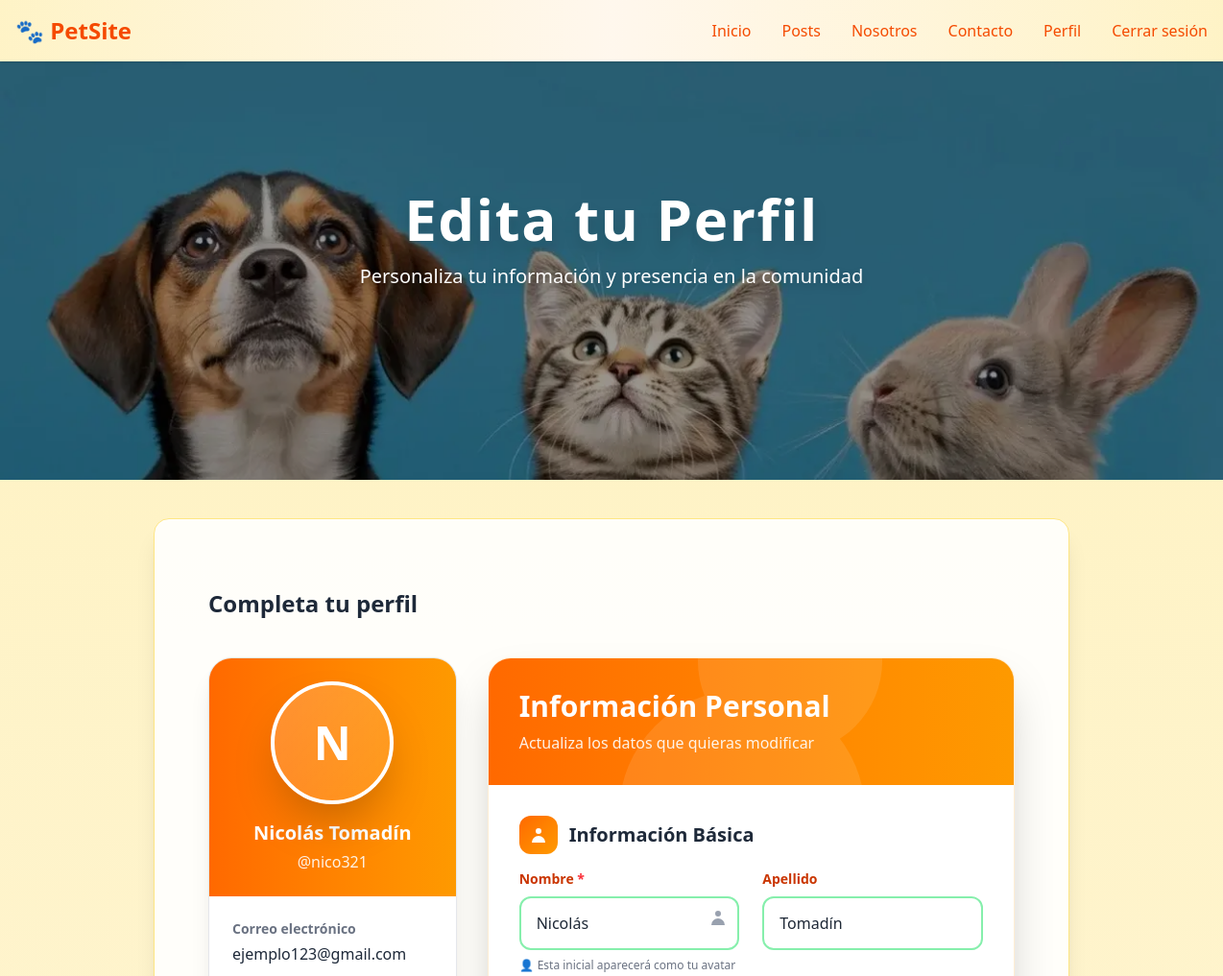
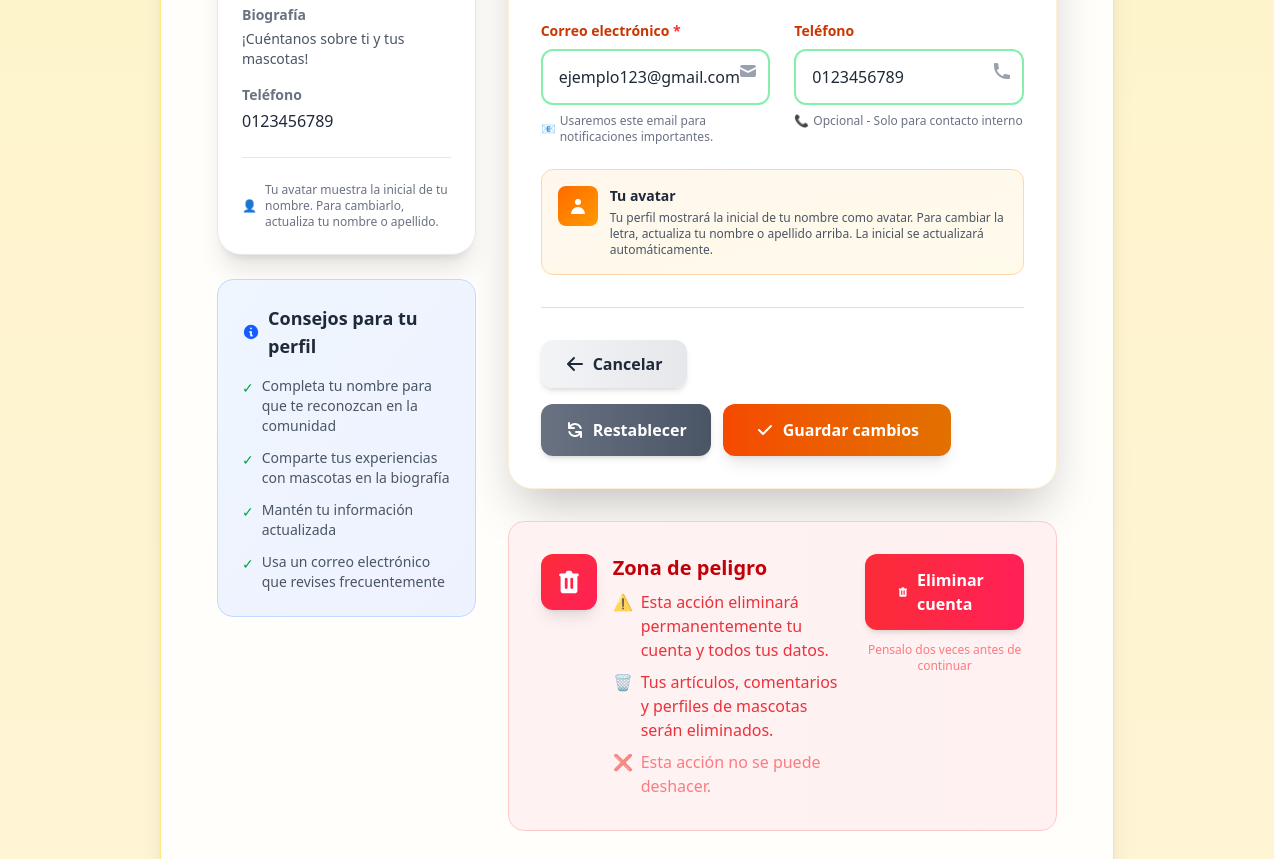
Screenshot of /usuarios/perfil/editar/ (signed in) with the database file from the repository (2 pictures, top to bottom).
### apps/usuarios/models.py (models this page shows, shortened)
class Usuario(AbstractUser):
    email = models.EmailField(unique=True)
    telefono = models.CharField(max_length=20, null=True, blank=True)
    avatar = models.ImageField(upload_to='avatars/', default='avatars/default.webp', null=True, blank=True)
    pass

### apps/usuarios/views.py (the view, shortened to what this page needs)
# urls.py: path('perfil/editar/', PerfilUsuarioView.as_view(), name='editar_perfil'),
class PerfilUsuarioView(LoginRequiredMixin, UpdateView):
    model = Usuario
    form_class = PerfilUsuarioForm
    template_name = 'usuarios/editar_perfil.html'
    success_url = reverse_lazy('usuarios:perfil')
    def get_object(self, queryset=None):
        return self.request.user

### templates/usuarios/editar_perfil.html (shortened to what this page needs)
{% extends 'layouts/general-layout.html' %}
{% load static %}
{% load widget_tweaks %}
{% block banner %}
<section class="relative w-full h-[320px] md:h-[420px] lg:h-[500px] overflow-hidden">
  <div class="absolute inset-0 flex items-center justify-center bg-black/40">
    <div class="text-center px-4">
      <h1 class="text-white text-4xl md:text-6xl font-extrabold tracking-wide drop-shadow-xl mb-4">
        Edita tu Perfil
      </h1>
      <p class="text-white text-base sm:text-lg md:text-xl font-medium max-w-2xl mx-auto drop-shadow-lg px-2">
        Personaliza tu información y presencia en la comunidad
      </p>
    </div>
  </div>
</section>
{% endblock banner %}
{% block content %}
<div class="max-w-6xl mx-auto px-4 py-8">
  <div class="mb-10">
      <h2 class="text-2xl font-bold text-gray-800">Completa tu perfil</h2>
  </div>
  <div class="grid lg:grid-cols-3 gap-8">
    <div class="lg:col-span-1">
      <div class="sticky top-8 space-y-6">
        <div class="bg-white rounded-3xl shadow-xl border border-gray-200 overflow-hidden transition-all duration-300 hover:shadow-2xl">
          <div class="bg-gradient-to-r from-orange-500 to-amber-500 p-6 text-center">
            <div class="relative inline-block mb-4">
              <div class="w-32 h-32 rounded-full bg-gradient-to-br from-white/20 to-white/10 border-4 border-white shadow-2xl flex items-center justify-center mx-auto backdrop-blur-sm">
                <span class="text-white text-5xl font-black">
                </span>
              </div>
            </div>
            <h3 id="profile-preview-name" class="text-xl font-bold text-white mb-1">
              {% if user.first_name or user.last_name %}
                {{ user.first_name }} {{ user.last_name }}
              {% else %}
                {{ user.username }}
              {% endif %}
            </h3>
            <p class="text-white/90" id="profile-preview-username">@{{ user.username }}</p>
          </div>
          <div class="p-6">
            <div class="space-y-4">
              <div>
                <p class="text-sm font-semibold text-gray-500 mb-1">Correo electrónico</p>
                <p class="text-gray-800 font-medium truncate" id="profile-preview-email">{{ user.email|default:"No especificado" }}</p>
              </div>
              <div>
                <p class="text-sm font-semibold text-gray-500 mb-1">Biografía</p>
                <p class="text-gray-600 text-sm line-clamp-3" id="profile-preview-bio">
                  {{ user.biografia|default:"¡Cuéntanos sobre ti y tus mascotas!" }}
                </p>
              </div>
              {% if user.telefono %}
              <div>
                <p class="text-sm font-semibold text-gray-500 mb-1">Teléfono</p>
                <p class="text-gray-800 font-medium" id="profile-preview-phone">{{ user.telefono }}</p>
              </div>
              {% endif %}
            </div>
            <div class="mt-6 pt-6 border-t border-gray-200">
              <p class="text-xs text-gray-500 flex items-center gap-2">
                <span class="text-orange-600">👤</span>
                Tu avatar muestra la inicial de tu nombre. Para cambiarlo, actualiza tu nombre o apellido.
              </p>
            </div>
          </div>
        </div>
        <div class="bg-gradient-to-br from-blue-50 to-indigo-50 rounded-2xl p-6 border border-blue-200">
          <h3 class="text-lg font-bold text-gray-800 mb-4 flex items-center gap-2">
            <svg class="w-5 h-5 text-blue-600" fill="currentColor" viewBox="0 0 20 20">
              <path fill-rule="evenodd" d="M18 10a8 8 0 11-16 0 8 8 0 0116 0zm-7-4a1 1 0 11-2 0 1 1 0 012 0zM9 9a1 1 0 000 2v3a1 1 0 001 1h1a1 1 0 100-2v-3a1 1 0 00-1-1H9z" clip-rule="evenodd"/>
            </svg>
            Consejos para tu perfil
          </h3>
          <ul class="space-y-3 text-sm text-gray-600">
            <li class="flex items-start gap-2">
              <span class="text-green-600 mt-0.5">✓</span>
              <span>Completa tu nombre para que te reconozcan en la comunidad</span>
            </li>
            <li class="flex items-start gap-2">
              <span class="text-green-600 mt-0.5">✓</span>
              <span>Comparte tus experiencias con mascotas en la biografía</span>
            </li>
            <li class="flex items-start gap-2">
              <span class="text-green-600 mt-0.5">✓</span>
              <span>Mantén tu información actualizada</span>
            </li>
            <li class="flex items-start gap-2">
              <span class="text-green-600 mt-0.5">✓</span>
              <span>Usa un correo electrónico que revises frecuentemente</span>
            </li>
          </ul>
        </div>
      </div>
    </div>
    <div class="lg:col-span-2">
      <div class="bg-white rounded-3xl shadow-2xl border border-orange-100 overflow-hidden transition-all duration-300 hover:shadow-3xl">
        <div class="bg-gradient-to-r from-orange-500 to-amber-500 p-8 relative overflow-hidden">
          <div class="absolute inset-0 opacity-10">
            <div class="absolute bottom-1/4 right-1/4 w-48 h-48 bg-white rounded-full"></div>
          </div>
          <div class="relative z-10">
            <h2 class="text-3xl font-bold text-white mb-2">Información Personal</h2>
            <p class="text-white/90">Actualiza los datos que quieras modificar</p>
          </div>
        </div>
        <form method="post" enctype="multipart/form-data" novalidate class="p-8 space-y-8" id="profile-form">
          <div class="space-y-6">
            <div class="flex items-center gap-3 mb-4">
              <div class="w-10 h-10 rounded-xl bg-gradient-to-br from-orange-500 to-amber-500 flex items-center justify-center">
                <svg class="w-5 h-5 text-white" fill="currentColor" viewBox="0 0 20 20">
                  <path fill-rule="evenodd" d="M10 9a3 3 0 100-6 3 3 0 000 6zm-7 9a7 7 0 1114 0H3z" clip-rule="evenodd"/>
                </svg>
              </div>
              <h3 class="text-xl font-bold text-gray-800">Información Básica</h3>
            </div>
            <div class="grid md:grid-cols-2 gap-6">
              <div class="space-y-2">
                <label class="block text-sm font-bold text-orange-700">
                  Nombre
                  <span class="text-red-500">*</span>
                </label>
                <div class="relative group">
                  {{ form.first_name|add_class:"w-full px-4 py-3 bg-white border border-orange-300 rounded-xl focus:outline-none focus:ring-2 focus:ring-orange-400 focus:border-transparent transition group-hover:border-orange-400"|attr:"placeholder=Tu nombre" }}
                  <div class="absolute right-3 top-3 text-gray-400">
                    <svg class="w-5 h-5" fill="currentColor" viewBox="0 0 20 20">
                      <path fill-rule="evenodd" d="M10 9a3 3 0 100-6 3 3 0 000 6zm-7 9a7 7 0 1114 0H3z" clip-rule="evenodd"/>
                    </svg>
                  </div>
                </div>
                <p class="text-xs text-gray-500 mt-1 flex items-center gap-1">
                  <span>👤</span> Esta inicial aparecerá como tu avatar
                </p>
              </div>
              <div class="space-y-2">
                <label class="block text-sm font-bold text-orange-700">
                  Apellido
                </label>
                {{ form.last_name|add_class:"w-full px-4 py-3 bg-white border border-orange-300 rounded-xl focus:outline-none focus:ring-2 focus:ring-orange-400 focus:border-transparent transition hover:border-orange-400"|attr:"placeholder=Tu apellido" }}
              </div>
              <div class="space-y-2">
                <label class="block text-sm font-bold text-orange-700">
                  Correo electrónico
                  <span class="text-red-500">*</span>
                </label>
                <div class="relative group">
                  {{ form.email|add_class:"w-full px-4 py-3 bg-white border border-orange-300 rounded-xl focus:outline-none focus:ring-2 focus:ring-orange-400 focus:border-transparent transition group-hover:border-orange-400"|attr:"placeholder=correo@ejemplo.com" }}
                  <div class="absolute right-3 top-3 text-gray-400">
                    <svg class="w-5 h-5" fill="currentColor" viewBox="0 0 20 20">
                      <path d="M2.003 5.884L10 9.882l7.997-3.998A2 2 0 0016 4H4a2 2 0 00-1.997 1.884z"/>
                      <path d="M18 8.118l-8 4-8-4V14a2 2 0 002 2h12a2 2 0 002-2V8.118z"/>
                    </svg>
                  </div>
                </div>
                <p class="text-xs text-gray-500 mt-1 flex items-center gap-1">
                  <span>📧</span> Usaremos este email para notificaciones importantes.
                </p>
              </div>
              <div class="space-y-2">
                <label class="block text-sm font-bold text-orange-700">
                  Teléfono
                </label>
                <div class="relative group">
                  {{ form.telefono|add_class:"w-full px-4 py-3 bg-white border border-orange-300 rounded-xl focus:outline-none focus:ring-2 focus:ring-orange-400 focus:border-transparent transition group-hover:border-orange-400"|attr:"placeholder=+1234567890" }}
                  <div class="absolute right-3 top-3 text-gray-400">
                    <svg class="w-5 h-5" fill="currentColor" viewBox="0 0 20 20">
                      <path d="M2 3a1 1 0 011-1h2.153a1 1 0 01.986.836l.74 4.435a1 1 0 01-.54 1.06l-1.548.773a11.037 11.037 0 006.105 6.105l.774-1.548a1 1 0 011.059-.54l4.435.74a1 1 0 01.836.986V17a1 1 0 01-1 1h-2C7.82 18 2 12.18 2 5V3z"/>
                    </svg>
                  </div>
                </div>
                <p class="text-xs text-gray-500 mt-1 flex items-center gap-1">
                  <span>📞</span> Opcional - Solo para contacto interno
                </p>
              </div>
            </div>
            <div class="p-4 bg-gradient-to-br from-orange-50 to-amber-50 rounded-xl border border-orange-200">
              <div class="flex items-start gap-3">
                <div class="flex-shrink-0 w-10 h-10 rounded-lg bg-gradient-to-br from-orange-500 to-amber-500 flex items-center justify-center">
                  <svg class="w-5 h-5 text-white" fill="currentColor" viewBox="0 0 20 20">
                    <path fill-rule="evenodd" d="M10 9a3 3 0 100-6 3 3 0 000 6zm-7 9a7 7 0 1114 0H3z" clip-rule="evenodd"/>
                  </svg>
                </div>
                <div>
                  <p class="text-sm font-semibold text-gray-800 mb-1">Tu avatar</p>
                  <p class="text-xs text-gray-600">
                    Tu perfil mostrará la inicial de tu nombre como avatar. Para cambiar la letra,
                    actualiza tu nombre o apellido arriba. La inicial se actualizará automáticamente.
                  </p>
                </div>
              </div>
            </div>
          </div>
          <div class="flex flex-wrap gap-4 justify-between items-center pt-8 border-t border-orange-200">
            <div class="flex flex-wrap gap-3">
              <a href="{% url 'usuarios:perfil' %}"
                 class="group flex items-center gap-2 px-6 py-3 bg-gradient-to-r from-gray-100 to-gray-200 hover:from-gray-200 hover:to-gray-300 text-gray-800 font-bold rounded-xl shadow-md hover:shadow-lg transition-all duration-300 hover:-translate-y-0.5">
                <svg class="w-5 h-5 group-hover:-translate-x-1 transition-transform" fill="currentColor" viewBox="0 0 20 20">
                  <path fill-rule="evenodd" d="M9.707 16.707a1 1 0 01-1.414 0l-6-6a1 1 0 010-1.414l6-6a1 1 0 011.414 1.414L5.414 9H17a1 1 0 110 2H5.414l4.293 4.293a1 1 0 010 1.414z" clip-rule="evenodd"/>
                </svg>
                Cancelar
              </a>
            </div>
            <div class="flex flex-wrap gap-3">
              <button type="reset"
                      class="group flex items-center gap-2 px-6 py-3 bg-gradient-to-r from-gray-500 to-gray-600 hover:from-gray-600 hover:to-gray-700 text-white font-bold rounded-xl shadow-md hover:shadow-lg transition-all duration-300 hover:-translate-y-0.5">
                Restablecer
              </button>
              <button type="submit"
                      class="group flex items-center gap-2 px-8 py-3.5 bg-gradient-to-r from-orange-600 to-amber-600 hover:from-orange-700 hover:to-amber-700 text-white font-bold rounded-xl shadow-lg hover:shadow-xl transition-all duration-300 hover:-translate-y-0.5 relative overflow-hidden">
                <svg class="w-5 h-5 relative z-10 group-hover:scale-110 transition-transform" fill="currentColor" viewBox="0 0 20 20">
                  <path fill-rule="evenodd" d="M16.707 5.293a1 1 0 010 1.414l-8 8a1 1 0 01-1.414 0l-4-4a1 1 0 011.414-1.414L8 12.586l7.293-7.293a1 1 0 011.414 0z" clip-rule="evenodd"/>
                </svg>
                <span class="relative z-10">Guardar cambios</span>
              </button>
            </div>
          </div>
        </form>
      </div>
      <div class="mt-8 bg-gradient-to-r from-red-50 to-rose-50 rounded-2xl border border-red-200 p-8 overflow-hidden">
        <div class="relative z-10">
          <div class="flex flex-col md:flex-row md:items-start justify-between gap-6">
            <div class="flex items-start gap-4">
              <div class="flex-shrink-0 w-14 h-14 bg-gradient-to-br from-red-500 to-rose-500 rounded-xl flex items-center justify-center shadow-lg">
              </div>
              <div>
                <h3 class="text-xl font-bold text-red-700 mb-2">Zona de peligro</h3>
                <div class="space-y-2 text-red-600/80">
                  <p class="flex items-start gap-2">
                    <span>⚠️</span>
                    <span>Esta acción eliminará permanentemente tu cuenta y todos tus datos.</span>
                  </p>
                  <p class="flex items-start gap-2">
                    <span>🗑️</span>
                    <span>Tus artículos, comentarios y perfiles de mascotas serán eliminados.</span>
                  </p>
                  <p class="flex items-start gap-2 text-red-500/60">
                    <span>❌</span>
                    <span>Esta acción no se puede deshacer.</span>
                  </p>
                </div>
              </div>
            </div>
            <div class="flex flex-col gap-3">
              <a href="{% url 'usuarios:eliminar_cuenta' %}"
                 class="group flex items-center justify-center gap-2 px-8 py-3.5 bg-gradient-to-r from-red-500 to-rose-500 hover:from-red-600 hover:to-rose-600 text-white font-bold rounded-xl shadow-md hover:shadow-lg transition-all duration-300 hover:-translate-y-0.5">
                Eliminar cuenta
              </a>
              <p class="text-xs text-red-500/60 text-center">
                Pensalo dos veces antes de continuar
              </p>
            </div>
          </div>
        </div>
      </div>
    </div>
  </div>
</div>
{% endblock content %}

### static/css/styles.css (style rules this page uses)
input, select, textarea { width: 100%; padding: 0.875rem 1rem; background-color: white; border: 2px solid #e5e7eb; border-radius: 0.75rem; outline: none; transition: all 300ms; color: #1f2937; }
input::placeholder, textarea::placeholder { color: #9ca3af; }
.line-clamp-3 { display: -webkit-box; -webkit-line-clamp: 3; line-clamp: 3; -webkit-box-orient: vertical; overflow: hidden; }
.transition-all { transition-property: all; transition-timing-function: cubic-bezier(0.4, 0, 0.2, 1); transition-duration: 300ms; }

### rows the page displays
Usuario: first_name "Nicolás", last_name "Tomadín", username "nico321", email "ejemplo123@gmail.com", telefono "0123456789"

### other values shown
{{ user.biografia|default:"¡Cuéntanos sobre ti y tus mascotas!" }} "¡Cuéntanos sobre ti y tus mascotas!"
